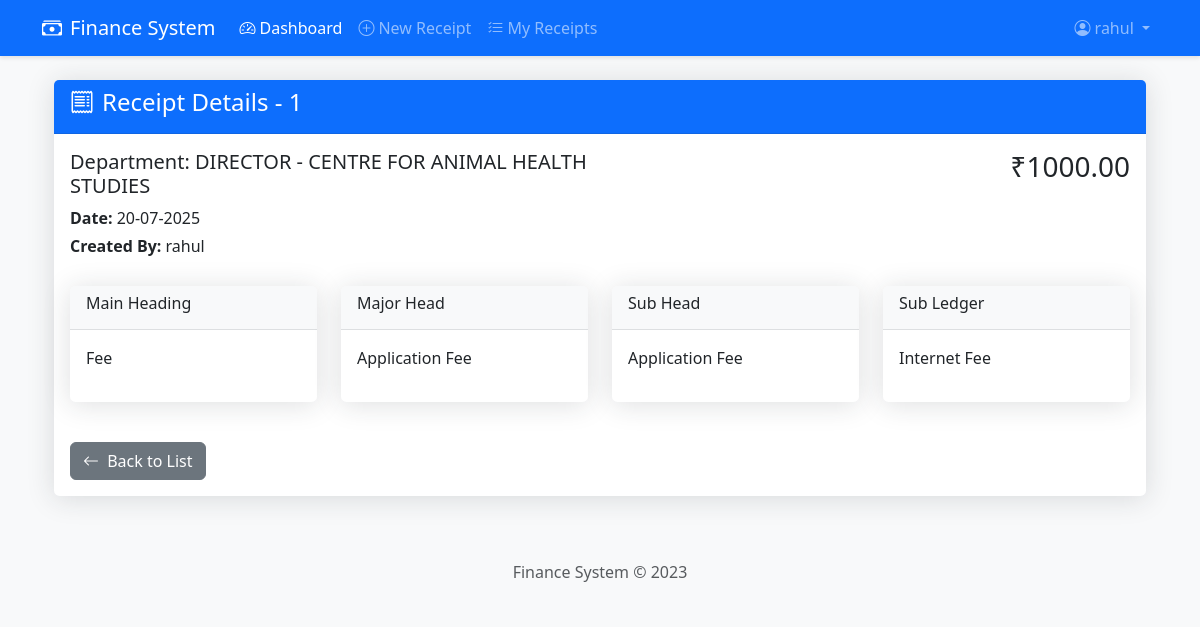
Page /receipts/view/1 (signed in) on the committed database.
### models.py (models this page shows, shortened)
class User(db.Model, UserMixin):
    __tablename__ = 'users'
    id = db.Column(db.Integer, primary_key=True)
    username = db.Column(db.String(80), unique=True, nullable=False)
    email = db.Column(db.String(120), unique=True, nullable=False)
    password_hash = db.Column(db.String(128))
    user_role = db.Column(db.String(20), default='user')
    is_global_admin = db.Column(db.Boolean, default=False)
    depart_code = db.Column(db.String(10), db.ForeignKey('departments.depart_code'))
    created_at = db.Column(db.DateTime, default=datetime.utcnow)
    department = db.relationship('Department', backref='users')

class Receipt(db.Model):
    __tablename__ = 'receipts'
    receipt_id = db.Column(db.Integer, primary_key=True)
    user_id = db.Column(db.Integer, db.ForeignKey('users.id'), nullable=False)
    depart_code = db.Column(db.String(20), db.ForeignKey('departments.depart_code'), nullable=False)
    main_heading = db.Column(db.String(100), nullable=False)
    major_head = db.Column(db.String(100), nullable=False)
    sub_head = db.Column(db.String(100), nullable=False)
    sub_ledger = db.Column(db.String(100), nullable=False)
    amount = db.Column(db.Float, nullable=False)
    date = db.Column(db.DateTime, default=datetime.utcnow)
    user = db.relationship('User', backref=db.backref('receipts', lazy=True))
    department = db.relationship('Department', backref=db.backref('receipts', lazy=True))

class Department(db.Model):
    __tablename__ = 'departments'
    depart_code = db.Column(db.String(20), primary_key=True)
    depart_name = db.Column(db.String(100), nullable=False)

### routes/receipt_routes.py (the view)
@receipt_bp.route('/view/<int:receipt_id>')
@login_required
def view(receipt_id):
    receipt = Receipt.query.filter_by(
        receipt_id=receipt_id,
        depart_code=current_user.department.depart_code
    ).first_or_404()
    return render_template('receipts/view.html', receipt=receipt)

### templates/receipts/view.html (shortened to what this page needs)
{% extends "base.html" %}
{% block content %}
<div class="container mt-4">
    <div class="card">
        <div class="card-header bg-primary text-white">
            <h4><i class="bi bi-receipt me-2"></i>Receipt Details - {{ receipt.receipt_id }}</h4>
        </div>
        <div class="card-body">
            <div class="row mb-4">
                <div class="col-md-6">
                    <h5>Department: {{ current_user.department.depart_name }}</h5>
                    <p class="mb-1"><strong>Date:</strong> {{ receipt.date.strftime('%d-%m-%Y') }}</p>
                    <p class="mb-1"><strong>Created By:</strong> {{ receipt.user.username }}</p>
                </div>
                <div class="col-md-6 text-end">
                    <h3>₹{{ "%.2f"|format(receipt.amount) }}</h3>
                </div>
            </div>
            <div class="row">
                <div class="col-md-3">
                    <div class="card mb-3">
                        <div class="card-header bg-light">
                            <h6>Main Heading</h6>
                        </div>
                        <div class="card-body">
                            <p>{{ receipt.main_heading }}</p>
                        </div>
                    </div>
                </div>
                <div class="col-md-3">
                    <div class="card mb-3">
                        <div class="card-header bg-light">
                            <h6>Major Head</h6>
                        </div>
                        <div class="card-body">
                            <p>{{ receipt.major_head }}</p>
                        </div>
                    </div>
                </div>
                <div class="col-md-3">
                    <div class="card mb-3">
                        <div class="card-header bg-light">
                            <h6>Sub Head</h6>
                        </div>
                        <div class="card-body">
                            <p>{{ receipt.sub_head }}</p>
                        </div>
                    </div>
                </div>
                <div class="col-md-3">
                    <div class="card mb-3">
                        <div class="card-header bg-light">
                            <h6>Sub Ledger</h6>
                        </div>
                        <div class="card-body">
                            <p>{{ receipt.sub_ledger }}</p>
                        </div>
                    </div>
                </div>
            </div>
            <div class="mt-4">
                <a href="{{ url_for('receipt.view_all') }}" class="btn btn-secondary">
                    <i class="bi bi-arrow-left me-1"></i> Back to List
                </a>
            </div>
        </div>
    </div>
</div>
{% endblock %}

### templates/base.html (shortened to what this page needs)
<!DOCTYPE html>
<html lang="en">
<head>
    <link href="https://cdn.jsdelivr.net/npm/bootstrap@5.3.0/dist/css/bootstrap.min.css" rel="stylesheet">
    <link rel="stylesheet" href="https://cdn.jsdelivr.net/npm/bootstrap-icons@1.10.0/font/bootstrap-icons.css">
</head>
<body>
    <nav class="navbar navbar-expand-lg navbar-dark bg-primary">
        <div class="container">
            <a class="navbar-brand" href="#">
                <i class="bi bi-cash-stack me-2"></i>Finance System
            </a>
            <div class="collapse navbar-collapse" id="navbarNav">
                <ul class="navbar-nav me-auto">
                    {% if current_user.is_authenticated %}
                        {% if current_user.user_role == 'admin' %}
                            <li class="nav-item">
                                <a class="nav-link" href="{{ url_for('admin.admin_dashboard') }}">
                                    <i class="bi bi-speedometer2 me-1"></i>Dashboard
                                </a>
                            </li>
                            <li class="nav-item">
                                <a class="nav-link" href="{{ url_for('admin.manage_users') }}">
                                    <i class="bi bi-people me-1"></i>Users
                                </a>
                            </li>
                        {% else %}
                            <li class="nav-item">
                                <a class="nav-link active" href="{{ url_for('user.user_dashboard') }}">
                                    <i class="bi bi-speedometer2 me-1"></i>Dashboard
                                </a>
                            </li>
                            <li class="nav-item">
                                <a class="nav-link" href="{{ url_for('receipt.create') }}">
                                    <i class="bi bi-plus-circle me-1"></i>New Receipt
                                </a>
                            </li>
                            <li class="nav-item">
                                <a class="nav-link" href="{{ url_for('receipt.view_all') }}">
                                    <i class="bi bi-list-check me-1"></i>My Receipts
                                </a>
                            </li>
                        {% endif %}
                    {% endif %}
                </ul>
                <ul class="navbar-nav">
                    {% if current_user.is_authenticated %}
                        <li class="nav-item dropdown">
                            <a class="nav-link dropdown-toggle" href="#" id="navbarDropdown" role="button" data-bs-toggle="dropdown">
                                <i class="bi bi-person-circle me-1"></i>{{ current_user.username }}
                            </a>
                        </li>
                    {% else %}
                        <li class="nav-item">
                            <a class="nav-link" href="{{ url_for('auth.login') }}">
                                <i class="bi bi-box-arrow-in-right me-1"></i>Login
                            </a>
                        </li>
                    {% endif %}
                </ul>
            </div>
        </div>
    </nav>
    <div class="container mt-4">
        {% block content %}{% endblock %}
    </div>
    <footer class="mt-5 py-3 bg-light">
        <div class="container text-center">
            <span class="text-muted">Finance System &copy; 2023</span>
        </div>
    </footer>
</body>
</html>

### templates/base.html (style rules this page uses)
body { background-color: #f8f9fa; }
.navbar { box-shadow: 0 2px 4px rgba(0,0,0,.1); }
.card { box-shadow: 0 0.15rem 1.75rem 0 rgba(33, 40, 50, 0.15); border: none; border-radius: 0.35rem; }
.card-header { background-color: #f8f9fa; border-bottom: 1px solid rgba(33, 40, 50, 0.125); font-weight: 600; }

### rows in the picture
User: username "rahul", user.username "rahul"
Receipt: receipt_id "1", date "20-07-2025", amount "1000.00", main_heading "Fee", major_head "Application Fee", sub_head "Application Fee", sub_ledger "Internet Fee"
Department: department.depart_name "DIRECTOR - CENTRE FOR ANIMAL HEALTH STUDIES"
